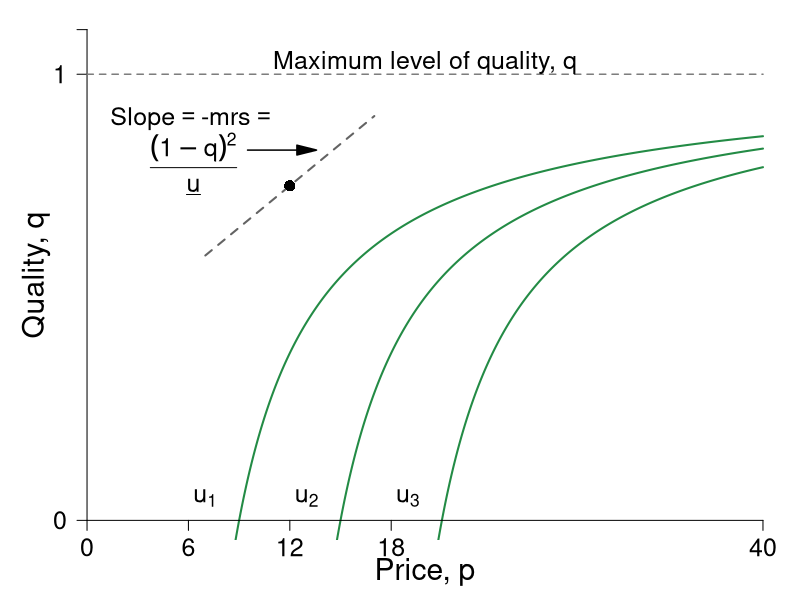

This figure's R source:
require(ggplot2)
require(shape)
pdf(file = "information_power/ch11_fig3v2.pdf", width = 9, height = 7)

#Set parameters for graphics
pointsize <- 1.8
axislabelsize <- 1.8
labelsize <- 1.5
namesize <- 1.8
annotatesize <- 1.5
graphlinewidth <- 2
segmentlinewidth <- 1.5

#Parameters for figures
u1 <- 4
u2 <- 10
u3 <- 16
delta1 <- 2
delta2 <- 2
delta3 <- 2

indiffFn1 <- function(p, u1 = 4, delta1 = 5) {
  1 - (delta1) / (p - u1)
}

indiffFn2 <- function(p, u2 = 10, delta2 = 5) {
  1 - (delta2) / (p - u2)
}

indiffFn3 <- function(p, u3 = 16, delta3 = 5) {
  1 - (delta3) / (p - u3)
}

#The derivative for the function q = 1 - delta/(p - u) = delta/p - u)^2;
#From that we get the derivative and substitute in the relevant values
#for delta, u and p; that is we get a slope of 1/32
#But we also need the intercept; 0.375 above, or q/2 as it stood
tangentLine <- function(p){
  0.375 + (1/32)*p
}

COL <- c("#bae4b3", "#74c476", "#238b45")
COLA <- c("#e0f3db", "#99d8c9","#66c2a4","#41ae76", "#238b45", "#005824")
COLB <- c("#c6dbef", "#4eb3d3", "#2b8cbe", "#0868ac","#084081")
COLC <- c("#fcfbfd", "#efedf5", "#dadaeb", "#bcbddc", "#9e9ac8", "#807dba", "#6a51a3", "#54278f", "#3f007d")
grays <- gray.colors(25, start = 1, end = 0)

par(mar =  c(3, 3, .5, .5))
xlims <- c(0, 40)
ylims <- c(0, 1.1)


plot(0, 0, xlim = xlims, ylim = ylims, type = "n",
     xlab = "",
     ylab = "",
     xaxt = "n", yaxt = "n", cex.lab = axislabelsize, bty = "n")

mtext(expression(paste("Price, ", p)), side=1, line = 1.5, cex = axislabelsize)
text(-3, ylims[2] - 0.5*(ylims[2] - ylims[1]), expression(paste("Quality, ", q)), xpd = TRUE, cex = axislabelsize, srt = 90) 


npts <- 500 
#xx1 <- seq(0, xlims[2], length.out = npts)
xx1 <- seq(u1 + delta1, xlims[2], length.out = npts)
xx2 <- seq(u2 + delta2, xlims[2], length.out = npts)
xx3 <- seq(u3 + delta3, xlims[2], length.out = npts)
xx4 <- seq(7, 17, 0.01)




#Draw the lines for the graphs
lines(xx1, indiffFn1(xx1), col = COLA[5], lwd = graphlinewidth)
lines(xx2, indiffFn2(xx2), col = COLA[5], lwd = graphlinewidth)
lines(xx3, indiffFn3(xx3), col = COLA[5], lwd = graphlinewidth)
lines(xx4, tangentLine(xx4), col = grays[22], lty = 2, lwd = graphlinewidth)
#Customize ticks and labels for the plot
ticksy <- c(0, 1, 1.1)
ylabels <- c(0, 1, NA)
ticksx <- c(0, 6, 12, 18, 40)
xlabels <- c(0, 6, 12, 18, 40)
axis(1, at = ticksx, pos = 0, labels = xlabels, cex.axis = labelsize)
axis(2, at = ticksy, pos = 0, labels = ylabels, las = 1, cex.axis = labelsize)

#Annotation of the three indifference curves
text(7, 0.05, expression(paste(u[1])), cex = labelsize)
text(13, 0.05, expression(paste(u[2])), cex = labelsize)
text(19, 0.05, expression(paste(u[3])), cex = labelsize)

#Line for the max quality, q = 1 
segments(0, 1, 40, 1, lty = 2, col = grays[20], lwd = segmentlinewidth)

#Annotating line of 100% quality
text(20, 1.025, expression(paste("Maximum level of quality, q")), cex = labelsize)

#Add a point for the tangency
points(12, 0.75, pch = 16, col = "black", cex = 1.5)



#Arrow to Slope of BRF
Arrows(9.5, .83, 13, .83, col = "black", lty = 1, lwd = 1.5, arr.type = "triangle")
text(6.3, 0.9, expression(paste("Slope", phantom() == phantom(), "-mrs",phantom() == phantom())), cex = labelsize)
text(6.3, 0.8, expression(paste(frac((1-q)^2, underline(u)))), cex = labelsize)
#text(5, 0.8, expression(paste(" = ", frac((1-q)^2,  underline("u")))), cex = labelsize)
dev.off()
